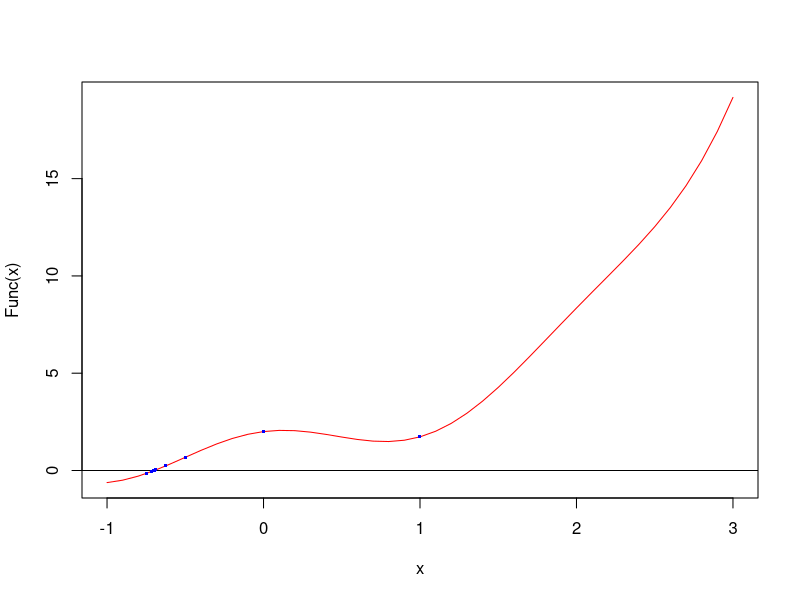
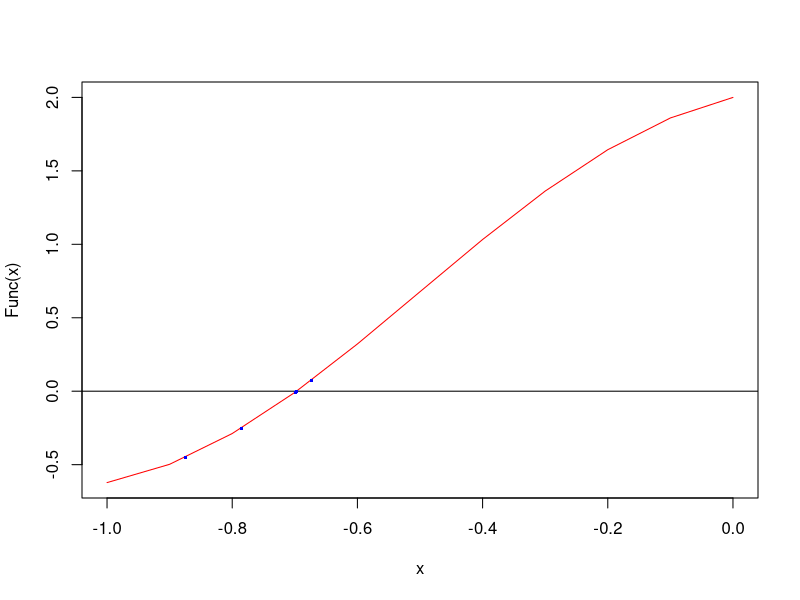

These figures' R source, in order:
library(Deriv)
Func = function (t) cos(3*t) +  exp(t)


fBiseccion <- function(x1,x2) {
   cat("f1",Func(x1),"f2",Func(x2),"totql",Func(x1)*Func(x2))
  
  if(Func(x1)*Func(x2) < 0)
  {
    print(Func(x2))
    x = seq(x1,x2,0.1)
    
    plot(x,Func(x),type="l",col="red")
    
    abline(h=0)
    
    ptoM = (x1+x2)/2
    
    error = abs(x1-x2)/2
    
    i = 0
    
    aux = Func(ptoM)
    
    points(rbind(c(ptoM,aux)),pch=15,cex=0.4,col="blue")
    
    valor = log10((x2-x1)/1.e-8)/log10(2)
    
    cat("Iteracion=",i,"\tFunc(x)=",Func(ptoM),"\tX=",ptoM,"\tError=",error,"\n")
    
    while (error > 1.e-8) {
      
      i = i+1
      
      if (Func(ptoM) == 0) break
      
      if (Func(ptoM)*Func(x1) < 0) x2 = ptoM else {x1 = ptoM}
      
      ptoM = (x1+x2)/2
      
      error = abs(x1-x2)/2
      
      aux = Func(ptoM)
      
      points(rbind(c(ptoM,aux)),pch=15,cex=0.4,col="blue")
      
      cat("Iteracion=",i,"\tFunc(x)=",Func(ptoM),"\tX=",ptoM,"\tError=",error,"\n")
      
    }
    cat ("Valor aproximado de iteraciones:", valor)
    
  }
  else
  {
    cat ("No valida")
  }
  
}

fSecante <- function(x0,x1) {
  
  x = seq(x0,0,0.1)
  
  plot(x,Func(x),type="l",col="red")
  
  abline(h=0)
  
  x2 = x1-(((x1-x0)*(Func(x1)))/(Func(x1)-Func(x0)))
  
  error = abs(x2-x1)/abs(x2)
  
  i = 0
  
  aux = Func(x2)
  
  points(rbind(c(x2,aux)),pch=15,cex=0.4,col="blue")
  
  cat("Iteracion=",i,"\tFunc(x)=",Func(x2),"\tX=",x2,"\tError=",error,"\n")
  
  while (error > 1.e-8) {
    
    x0 = x1
    
    x1 = x2
    
    x2 = x1-(((x1-x0)*(Func(x1)))/(Func(x1)-Func(x0)))
    
    i = i+1
    
    error = abs(x2-x1)/abs(x2)
    
    aux = Func(x2)
    
    points(rbind(c(x2,aux)),pch=15,cex=0.4,col="blue")
    
    cat("Iteracion=",i,"\tFunc(x)=",Func(x2),"\tX=",x2,"\tError=",error,"\n")
    
  }
  
}

fBiseccion(-1, 3)
fSecante(-1, 3)